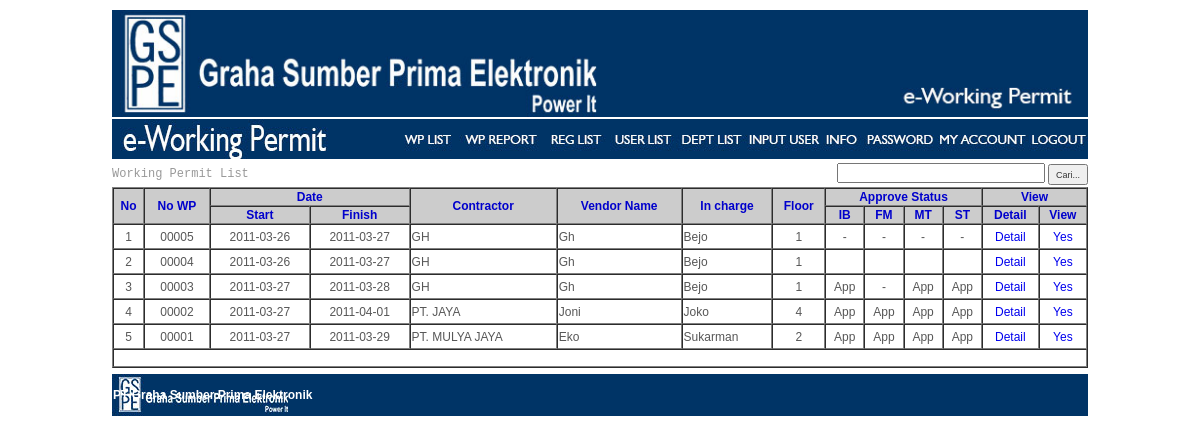
Screenshot of /wp_list.php (signed in) with the database file from the repository.
### tables this page shows
CREATE TABLE IF NOT EXISTS `tb_wp1` (
  `no_wp` varchar(5) NOT NULL,
  `gedung` varchar(20) NOT NULL,
  `lantai` varchar(20) NOT NULL,
  `status` varchar(20) NOT NULL,
  `kontraktor` varchar(100) NOT NULL,
  `nama_kontraktor` varchar(50) NOT NULL,
  `telp_kontraktor` varchar(50) NOT NULL,
  `jml_orang` int(11) NOT NULL,
  `jns_pekerjaan` varchar(100) NOT NULL,
  `poto` varchar(250) DEFAULT NULL,
  `dept_incharge` varchar(100) NOT NULL,
  `nama_dept` varchar(100) NOT NULL,
  `no_id` varchar(50) NOT NULL,
  `telp_dept` varchar(30) DEFAULT NULL,
  `tgl1` date DEFAULT NULL,
  `tgl2` date DEFAULT NULL,
  `tgl3` date DEFAULT NULL,
  `tgl4` date DEFAULT NULL,
  `tgl5` date DEFAULT NULL,
  `tgl6` date DEFAULT NULL,
  `tgl7` date DEFAULT NULL,
  `jam_mulai` time DEFAULT NULL,
  `jam_selesai` time DEFAULT NULL,
  `approve_kt` varchar(10) NOT NULL,
  `no_id_kt` varchar(50) NOT NULL,
  `tgl_app_kt` datetime DEFAULT NULL,
  `approve_dt` varchar(10) NOT NULL,
  `nama_app_dt` varchar(50) NOT NULL,
  `no_id_dt` varchar(50) NOT NULL,
  `tgl_app_dt` datetime DEFAULT NULL,
  `approve_ib` varchar(10) NOT NULL,
  `nama_app_ib` varchar(50) NOT NULL,
  `no_id_ib` varchar(50) NOT NULL,
  `tgl_app_ib` datetime DEFAULT NULL,
  `approve_fm` varchar(10) NOT NULL,
  `nama_app_fm` varchar(50) NOT NULL,
  `no_id_fm` varchar(50) NOT NULL,
  `tgl_app_fm` datetime DEFAULT NULL,
  `approve_mt` varchar(10) NOT NULL,
  `nama_app_mt` varchar(50) NOT NULL,
  `no_id_mt` varchar(50) NOT NULL,
  `tgl_app_mt` datetime DEFAULT NULL,
  `approve_st` varchar(15) NOT NULL,
  `nama_app_st` varchar(50) NOT NULL,
  `no_id_st` varchar(50) NOT NULL,
  `tgl_app_st` datetime DEFAULT NULL,
  `sts` varchar(3) NOT NULL DEFAULT 'Yes',
  `no_reg` varchar(20) NOT NULL,
  PRIMARY KEY (`no_wp`)
);

### Connections/konek.php (called while the page is built, shortened)
<?php
$tempat		= 1;
$tb_wp		= "tb_wp$tempat";
?>

### page.php (called while the page is built, shortened)
<?php
if(!isset($_GET['hal'])){
	$page = 1;
}else{
	$page = $_GET['hal'];
}
$maxRows 	= 15;
$startRow 	= (($page * $maxRows) - $maxRows);
$nomer = ($page-1) * $maxRows;
?>

### tgl.php (called while the page is built)
<?php
if(substr($tgl1,0,4)>0){
	 $mulai = $tgl1;
}elseif(substr($tgl2,0,4)>0){
	 $mulai = $tgl2;
}elseif(substr($tgl3,0,4)>0){
	 $mulai = $tgl3;
}elseif(substr($tgl4,0,4)>0){
	 $mulai = $tgl4;
}elseif(substr($tgl5,0,4)>0){
	 $mulai = $tgl5;
}elseif(substr($tgl6,0,4)>0){
	 $mulai = $tgl6;
}elseif(substr($tgl7,0,4)>0){
	 $mulai = $tgl7;
}elseif(substr($tgl8,0,4)>0){
	 $mulai = $tgl8;
}
if(substr($tgl8,0,4)>0){
	 $selesai = $tgl8;
}elseif(substr($tgl7,0,4)>0){
	 $selesai = $tgl7;
}elseif(substr($tgl6,0,4)>0){
	 $selesai = $tgl6;
}elseif(substr($tgl5,0,4)>0){
	 $selesai = $tgl5;
}elseif(substr($tgl4,0,4)>0){
	 $selesai = $tgl4;
}elseif(substr($tgl3,0,4)>0){
	 $selesai = $tgl3;
}elseif(substr($tgl2,0,4)>0){
	 $selesai = $tgl2;
}elseif(substr($tgl1,0,4)>0){
	 $selesai = $tgl1;
}
?>

### wp_list.php (the view, shortened to what this page needs)
<?php
include('palidasi.php');
if (isset($_GET["cari"])){
	$cari 	= $_GET["cari"];
	$sql 	= "SELECT * FROM $tb_wp where no_id like '%$cari%' or kontraktor like '%$cari%' or
	nama_kontraktor like '%$cari%' or nama_dept like '%$cari%' ORDER BY `no_wp` ASC ";
} else{
	$sql 	= "SELECT * FROM $tb_wp  ORDER BY `no_wp` DESC ";
}
include('page.php');
$query_limit 	= sprintf("%s LIMIT %d, %d", $sql, $startRow, $maxRows);
$sql_query 		= mysql_query($query_limit, $konek) or die(mysql_error());
$sql_query_jml 	= mysql_query($sql, $konek) or die(mysql_error());
$result 		= mysql_fetch_assoc($sql_query);
$jml_row 		= mysql_num_rows($sql_query_jml);
?>
<?php
include('doctype.php');
include('cssjs.php');
?>
<?php
include('atasc.php');
$c_page = $_SERVER['PHP_SELF'];
if (isset($_SERVER['QUERY_STRING'])) {
  $c_page .= "?" . htmlspecialchars($_SERVER['QUERY_STRING']);
  $a = str_replace("&","~",$c_page);
}
?>
<table width="100%" border="1" align="center" cellpadding="1" cellspacing="0">
  <tr class="head">
    <th rowspan="2">No</th>
    <th rowspan="2">No WP</th>
    <th colspan="2">Date</th>
    <th rowspan="2">Contractor</th>
    <th rowspan="2">Vendor Name</th>
    <th rowspan="2">In charge</th>
    <th rowspan="2">Floor</th>
    <th colspan="4">Approve Status</th>
    <th colspan="2">View</th>
  </tr>
  <tr class="head">
    <th>Start</th>
    <th>Finish</th>
    <th>IB</th>
    <th>FM</th>
    <th>MT</th>
    <th>ST</th>
    <th>Detail</th>
    <th>View</th>
  </tr>
<?php do {
		  $nomer 	= $nomer+1;
		  $sts 		= $result['sts'];
		  $tgl1 	= $result['tgl1'];
		  $tgl2 	= $result['tgl2'];
		  $tgl3 	= $result['tgl3'];
		  $tgl4 	= $result['tgl4'];
		  $tgl5 	= $result['tgl5'];
		  $tgl6 	= $result['tgl6'];
		  $tgl7 	= $result['tgl7'];
		  $tgl8 	= $result['tgl8'];
		  include('tgl.php');
		  $vendor	= strtoupper($result['kontraktor']);
		  $incharge	= ucwords(strtolower($result['nama_dept']));
		  $lantai	= $result['lantai'];
		  $nama_vdr	= ucwords(strtolower($result['nama_kontraktor']));
		if (preg_match('/^.{1,21}\b/s',$vendor, $kon)){
			$cVendor=$kon[0];
		}
		if (preg_match('/^.{1,17}\b/s',$incharge, $kon)){
			$cIncharge=$kon[0];
		}
		if (preg_match('/^.{1,15}\b/s',$nama_vdr, $kon)){
			$cNama_vdr=$kon[0];
		}
		if (preg_match('/^.{1,10}\b/s',$lantai, $kon)){
			$cLantai=$kon[0];
		}
?>
  <tr class="isi">
    <td height="21"><?php if($jml_row > 0 ){ echo $nomer; }?></td>
    <td><?php echo $result['no_wp']; ?></td>
    <td nowrap="nowrap"><?php echo $mulai; ?></td>
    <td nowrap="nowrap"><?php echo $selesai; ?></td>
    <td align="left"><?php echo $cVendor ; ?></td>
    <td align="left"><?php echo $cNama_vdr; ?></td>
    <td align="left"><?php echo $cIncharge; ?></td>
    <td><?php echo $cLantai; ?></td>
    <td><?php echo $result['approve_ib']; ?></td>
    <td><?php echo $result['approve_fm']; ?></td>
    <td><?php echo $result['approve_mt']; ?></td>
    <td><?php echo $result['approve_st']; ?></td>
    <td><a href = "wp_detail.php?no_wp=<?php echo md5($result['no_wp']); ?>">
    <?php if($jml_row > 0 ){ echo 'Detail'; }?></a></td>
    <td><a href = "p_yesno.php?no_wp=<?php echo $result['no_wp']; ?>&link=<?php echo $a;?>">
	<?php echo $sts;?></a></td>
  </tr>
  <?php } while ($result = mysql_fetch_assoc($sql_query)); ?>
  <tr>
    <td colspan="14">&nbsp;<?php  include ('paging.php'); ?></td>
  </tr>
</table>
<?php include('bawahc.php'); ?>

### css/utama.css (style rules this page uses)
body, input { font-family: Verdana, Geneva, sans-serif; font-size: 9pt; color:#333333; font-weight: normal; }
a:link { text-decoration: none; }
.isi { text-align: center; color: #575757; font-size: 9pt; font-family: Verdana, Geneva, sans-serif; }
.head { font-size: 9pt; color: #00C; background-color:#CCCCCC; font-family: Verdana, Geneva, sans-serif; }

### rows the page displays
tb_wp1: no_wp "00005", tgl1 "2011-03-26", tgl2 "2011-03-27", cVendor "GH", cNama_vdr "Gh", cIncharge "Bejo", cLantai "1", approve_ib "-", approve_fm "-", approve_mt "-", approve_st "-", sts "Yes"
tb_wp1: no_wp "00004", cVendor "GH", cNama_vdr "Gh", cIncharge "Bejo", cLantai "1", sts "Yes"
tb_wp1: no_wp "00003", tgl1 "2011-03-27", tgl2 "2011-03-28", cVendor "GH", cNama_vdr "Gh", cIncharge "Bejo", cLantai "1", approve_ib "App", approve_fm "-", approve_mt "App", approve_st "App", sts "Yes"
tb_wp1: no_wp "00002", tgl1 "2011-03-27", tgl7 "2011-04-01", cVendor "PT. JAYA", cNama_vdr "Joni", cIncharge "Joko", cLantai "4", approve_ib "App", approve_fm "App", approve_mt "App", approve_st "App", sts "Yes"
tb_wp1: no_wp "00001", tgl1 "2011-03-27", tgl3 "2011-03-29", cVendor "PT. MULYA JAYA", cNama_vdr "Eko", cIncharge "Sukarman", cLantai "2", approve_ib "App", approve_fm "App", approve_mt "App", approve_st "App", sts "Yes"

### other values shown
$judul "Working Permit List"
$cfoot "PT Graha Sumber Prima Elektronik"
